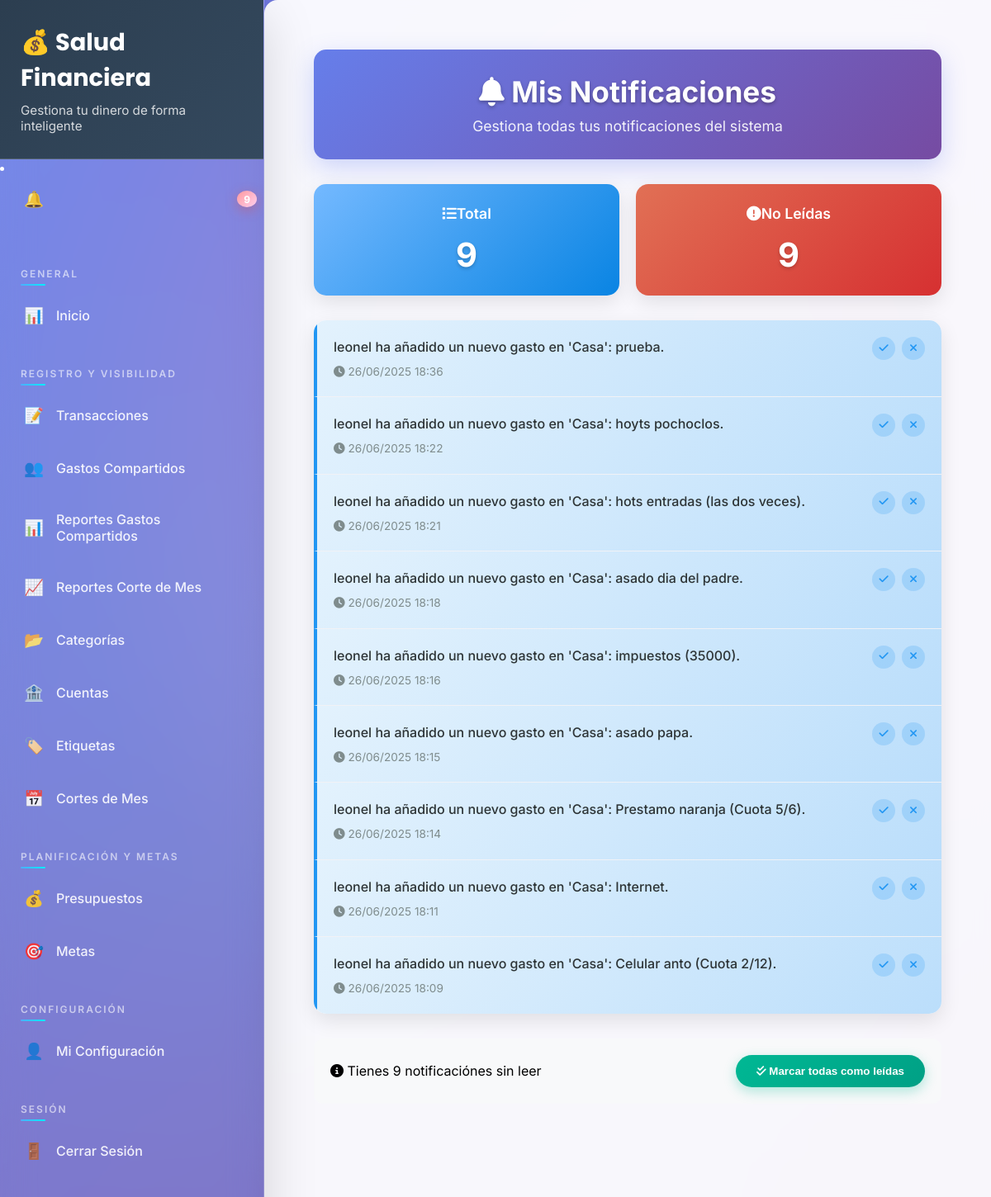
Screenshot of /finanzas/notificaciones/ (signed in) with the database file from the repository.
### finanzas/models.py (models this page shows, shortened)
class Notificacion(models.Model):
    usuario = models.ForeignKey(User, on_delete=models.CASCADE, related_name='notificaciones')
    mensaje = models.CharField(max_length=255)
    url_destino = models.URLField(blank=True, null=True, help_text="URL a la que redirige la notificación al hacer clic.")
    leida = models.BooleanField(default=False)
    fecha_creacion = models.DateTimeField(default=timezone.now)
    class Meta:
        ordering = ['-fecha_creacion']
        verbose_name = "Notificación"
        verbose_name_plural = "Notificaciones"

### finanzas/views.py (the view, shortened to what this page needs)
# urls.py: path('notificaciones/', views.lista_notificaciones, name='lista_notificaciones'),
@login_required
def lista_notificaciones(request):
    notificaciones = Notificacion.objects.filter(
        usuario=request.user
    ).order_by('-fecha_creacion')
    paginator = Paginator(notificaciones, 20)
    page_number = request.GET.get('page')
    page_obj = paginator.get_page(page_number)
    context = {
        'page_obj': page_obj,
        'total_notificaciones': notificaciones.count(),
        'notificaciones_no_leidas': notificaciones.filter(leida=False).count(),
    }
    return render(request, 'notificaciones/lista.html', context)

### finanzas/context_processors.py (called while the page is built)
def notificaciones_no_leidas(request):
    if request.user.is_authenticated:
        count = Notificacion.objects.filter(usuario=request.user, leida=False).count()
        return {'notificaciones_no_leidas_count': count}
    return {'notificaciones_no_leidas_count': 0}

### finanzas/templates/notificaciones/lista.html (shortened to what this page needs)
{% extends 'base/base.html' %}
{% block content %}
<div class="notifications-container">
    <div class="notifications-header">
        <h2>
            <i class="fas fa-bell me-2"></i>
            Mis Notificaciones
        </h2>
        <p>Gestiona todas tus notificaciones del sistema</p>
    </div>
    <div class="notifications-stats">
        <div class="stat-card total">
            <h5><i class="fas fa-list me-2"></i>Total</h5>
            <h3>{{ total_notificaciones }}</h3>
        </div>
        <div class="stat-card unread">
            <h5><i class="fas fa-exclamation-circle me-2"></i>No Leídas</h5>
            <h3>{{ notificaciones_no_leidas }}</h3>
        </div>
    </div>
    {% if page_obj %}
    <div class="notifications-list">
        {% for notificacion in page_obj %}
        <div class="notification-item {% if not notificacion.leida %}unread{% else %}read{% endif %}"
             data-notif-id="{{ notificacion.pk }}">
            <div class="notification-content">
                <div class="notification-text" onclick="handleNotificationClick(this, {{ notificacion.pk }}, '{{ notificacion.url_destino|default:"" }}')">
                    <div class="notification-message">{{ notificacion.mensaje }}</div>
                    <div class="notification-time">
                        <i class="fas fa-clock me-1"></i>
                        {{ notificacion.fecha_creacion|date:"d/m/Y H:i" }}
                    </div>
                </div>
                <div class="notification-actions-item">
                    <button class="btn-notification-action" onclick="marcarNotificacionLeida({{ notificacion.pk }}, this.closest('.notification-item'))" title="Marcar como leída">
                        <i class="fas fa-check"></i>
                    </button>
                    <button class="btn-notification-action btn-delete" onclick="eliminarNotificacion({{ notificacion.pk }}, this.closest('.notification-item'))" title="Eliminar">
                        <i class="fas fa-times"></i>
                    </button>
                </div>
            </div>
        </div>
        {% endfor %}
    </div>
    {% if notificaciones_no_leidas > 0 %}
    <div class="notification-actions">
        <div>
            <i class="fas fa-info-circle me-2"></i>
            <span>Tienes {{ notificaciones_no_leidas }} notificación{{ notificaciones_no_leidas|pluralize:"es" }} sin leer</span>
        </div>
        <button class="btn-mark-all" onclick="marcarTodasComoLeidas()">
            <i class="fas fa-check-double me-2"></i>
            Marcar todas como leídas
        </button>
    </div>
    {% endif %}
    {% else %}
    <div class="empty-state">
        <i class="fas fa-bell-slash"></i>
        <h5>No tienes notificaciones</h5>
        <p>Cuando recibas notificaciones del sistema, aparecerán aquí.</p>
    </div>
    {% endif %}
</div>
{% endblock %}

### finanzas/templates/base/base.html (style rules this page uses)
:root { --primary-gradient: linear-gradient(135deg, #667eea 0%, #764ba2 100%); --secondary-gradient: linear-gradient(135deg, #f093fb 0%, #f5576c 100%); --success-gradient: linear-gradient(135deg, #4facfe 0%, #00f2fe 100%); --warning-gradient: linear-gradient(135deg, #fa709a 0%, #fee140 100%); --danger-gradient: linear-gradient(135deg, #ff9a9e 0%, #fecfef 100%); --dark-gradient: linear-gradient(135deg, #2c3e50 0%, #34495e 100%); --glass-bg: rgba(255, 255, 255, 0.1); --glass-border: rgba(255, 255, 255, 0.2); --shadow-soft: 0 8px 32px rgba(0, 0, 0, 0.1); --shadow-strong: 0 20px 60px rgba(0, 0, 0, 0.15); --border-radius: 16px; --transition: all 0.3s cubic-bezier(0.4, 0, 0.2, 1); }
* { margin: 0; padding: 0; box-sizing: border-box; }
body { font-family: 'Inter', -apple-system, BlinkMacSystemFont, 'Segoe UI', Roboto, sans-serif; background: var(--primary-gradient); min-height: 100vh; overflow-x: hidden; position: relative; }
body::before { content: ''; position: fixed; top: 0; left: 0; width: 100%; height: 100%; background-image: radial-gradient(circle at 20% 80%, rgba(120, 119, 198, 0.3) 0%, transparent 50%), radial-gradient(circle at 80% 20%, rgba(255, 119, 198, 0.3) 0%, transparent 50%), radial-gradient(circle at 40% 40%, rgba(120, 219, 255, 0.2) 0%, transparent 50%); pointer-events: none; z-index: -1; animation: float 20s ease-in-out infinite; }
.notification-item { padding: 18px 25px; border-bottom: 1px solid rgba(0, 0, 0, 0.05); transition: var(--transition); cursor: pointer; position: relative; overflow: hidden; }
.notification-item::before { content: ''; position: absolute; top: 0; left: -100%; width: 100%; height: 100%; background: linear-gradient(90deg, transparent, rgba(74, 144, 226, 0.1), transparent); transition: var(--transition); }
.notification-item.unread { background: linear-gradient(135deg, rgba(74, 144, 226, 0.1) 0%, rgba(116, 75, 162, 0.1) 100%); border-left: 4px solid #4facfe; }
.notification-content { display: flex; justify-content: space-between; align-items: flex-start; position: relative; z-index: 1; }
.notification-text { flex: 1; font-size: 0.95rem; color: #2d3436; line-height: 1.5; font-weight: 500; }
.notification-time { font-size: 0.8rem; color: #7f8c8d; margin-top: 8px; font-weight: 400; }
.btn-notification-action { background: rgba(0, 0, 0, 0.1); border: none; color: #7f8c8d; width: 28px; height: 28px; border-radius: 50%; display: flex; align-items: center; justify-content: center; cursor: pointer; transition: var(--transition); font-size: 0.8rem; }
.notification-item.unread .btn-notification-action { background: rgba(74, 144, 226, 0.2); color: #4facfe; }

### rows the page displays
Notificacion: mensaje "leonel ha añadido un nuevo gasto en 'Casa': prueba.", fecha_creacion "26/06/2025 18:36"
Notificacion: mensaje "leonel ha añadido un nuevo gasto en 'Casa': hoyts pochoclos.", fecha_creacion "26/06/2025 18:22"
Notificacion: mensaje "leonel ha añadido un nuevo gasto en 'Casa': hots entradas (las dos veces).", fecha_creacion "26/06/2025 18:21"
Notificacion: mensaje "leonel ha añadido un nuevo gasto en 'Casa': asado dia del padre.", fecha_creacion "26/06/2025 18:18"
Notificacion: mensaje "leonel ha añadido un nuevo gasto en 'Casa': impuestos (35000).", fecha_creacion "26/06/2025 18:16"
Notificacion: mensaje "leonel ha añadido un nuevo gasto en 'Casa': asado papa.", fecha_creacion "26/06/2025 18:15"
Notificacion: mensaje "leonel ha añadido un nuevo gasto en 'Casa': Prestamo naranja (Cuota 5/6).", fecha_creacion "26/06/2025 18:14"
Notificacion: mensaje "leonel ha añadido un nuevo gasto en 'Casa': Internet.", fecha_creacion "26/06/2025 18:11"
Notificacion: mensaje "leonel ha añadido un nuevo gasto en 'Casa': Celular anto (Cuota 2/12).", fecha_creacion "26/06/2025 18:09"

### other values shown
{{ notificaciones_no_leidas_count }} "9"
{{ total_notificaciones }} "9"
{{ notificaciones_no_leidas }} "9"
